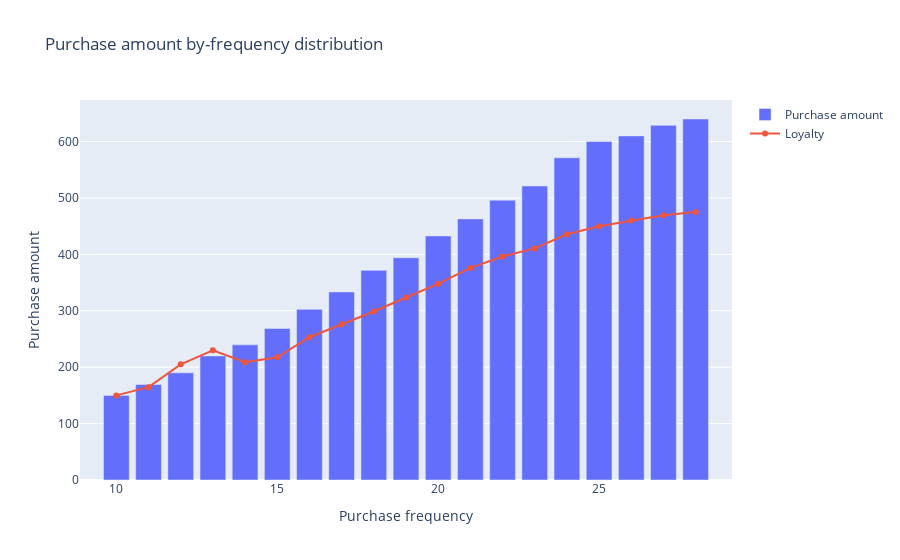

Notebook cell for this chart:
### Markdown cell above
7. Придумайте как визуализировать зависимость между частотой покупок, суммой покупок и скором лояльности *

\* Задание на доп. балл

### Code cell
fig = go.Figure()
df_amount = df_all.groupby("purchase_frequency")["purchase_amount"].mean().reset_index()
fig.add_trace(go.Bar(x=df_amount["purchase_frequency"],
                     y=df_amount["purchase_amount"],
                     name="Purchase amount"))

df_loyalty = df_all.groupby("purchase_frequency")["loyalty_score"].mean().reset_index()
fig.add_trace(go.Scatter(x=df_loyalty["purchase_frequency"],
                         y=df_loyalty["loyalty_score"] * 50,
                         name="Loyalty"))
fig.update_layout(title_text="Purchase amount by-frequency distribution",
                  xaxis_title="Purchase frequency",
                  yaxis_title="Purchase amount")

### Figure 1 — Plotly figure (JSON) as saved in the notebook; plotly's stock layout.template omitted (floating-point values rounded to 4 significant figures)
{"data": [{"name": "Purchase amount", "type": "bar", "x": [10, 11, 12, 13, 14, 15, 16, 17, 18, 19, 20, 21, 22, 23, 24, 25, 26, 27, 28], "y": [150, 169.3, 190, 220, 239.6, 268.8, 302.5, 333.3, 371.7, 394, 432.6, 462.9, 496.1, 521.2, 571.3, 600, 610, 628.8, 640]}, {"name": "Loyalty", "type": "scatter", "x": [10, 11, 12, 13, 14, 15, 16, 17, 18, 19, 20, 21, 22, 23, 24, 25, 26, 27, 28], "y": [150, 164.6, 205.0, 230.0, 208.7, 217.5, 253.1, 276.1, 298.7, 323.5, 347.8, 376.0, 396.1, 410.6, 435.7, 450, 460.0, 469.4, 475]}], "layout": {"autosize": true, "title": {"text": "Purchase amount by-frequency distribution"}, "xaxis": {"autorange": true, "range": [8.881, 29.12], "title": {"text": "Purchase frequency"}, "type": "linear"}, "yaxis": {"autorange": true, "range": [0, 673.7], "title": {"text": "Purchase amount"}, "type": "linear"}}}
